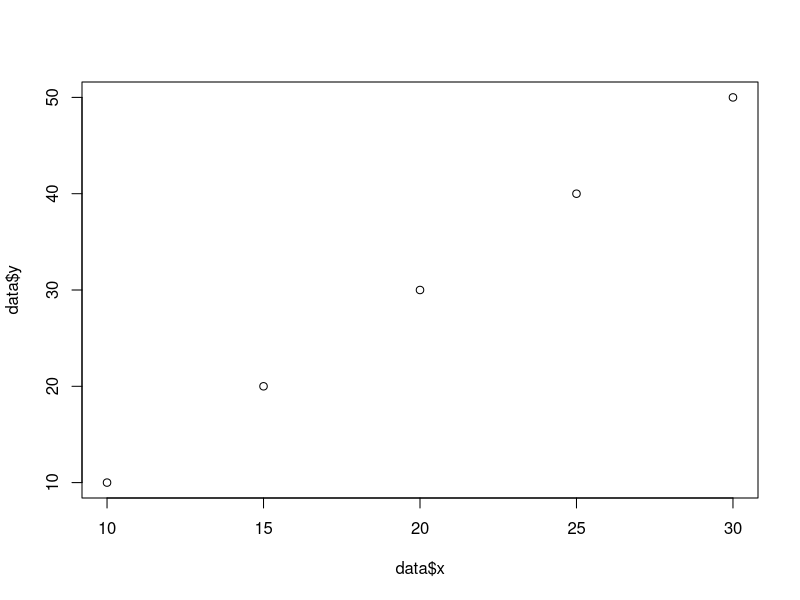

The R source for this figure:
data=data.frame(
x<-c(10,15,20,25,30),
y<-c(10,20,30,40,50) )

varx=var(data$x)
vary=var(data$y)

cat("the variance of x is:",varx,"\n")
cat("the variance of y is:",vary,"\n")

plot(data$x,data$y)

rows=apply(data,1,sum)
cat("row sum is:",rows,"\n")
cols=apply(data,2,sum)
cat("column sum is:",cols,"\n")
totals=sum(rows)

expv=outer(rows,cols)/totals

cor_value<-cor(data$x,data$y)
cov_value<-cov(data$x,data$y)

cat("correlation between x & y",cor_value,"\n")
cat("correlation between x & y",cov_value,"\n")
cat("expected value is:",expv,"\n")

chisq.test(data$x)
chisq.test(data$y)

